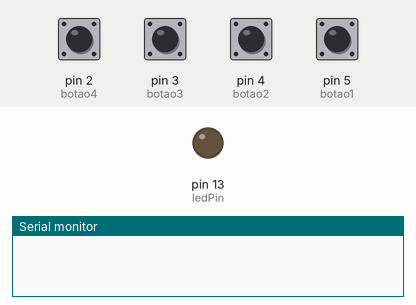
A sketch run on a simulated Arduino Uno, built with avr-gcc and run on an emulated ATmega328P. Parts: output pins drawn as LEDs (lit = HIGH), the last lines printed to the serial monitor. The inputs (shaded band) are chosen by the test bench; at power-on: pin 2 (botao4), pin 3 (botao3), pin 4 (botao2), pin 5 (botao1) LOW.

Above: at 1.2 s.
1.3 s: pin 2 (botao4) pulled HIGH for 0.15 s
At 1.42 s:
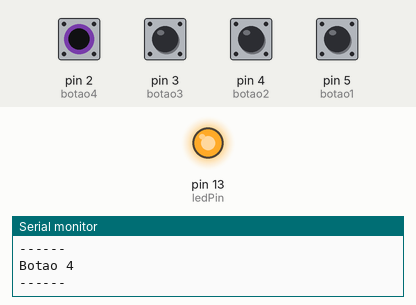
3.0 s: pin 3 (botao3) pulled HIGH for 0.15 s
At 4.3 s:
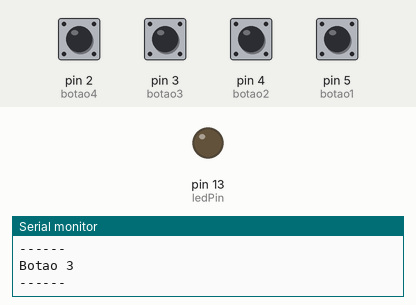
Timing chart, 0 to 6.0 s (numbered marks = the images above; inputs shaded):
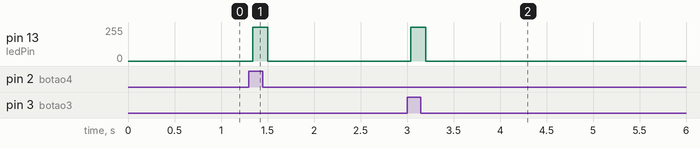

Measured:
- after the input at 1.3 s, pin 13 (ledPin): 0/255 → 255/255 at once, → 0/255 0.16 s later
- after the input at 3.0 s, pin 13 (ledPin): 0/255 → 255/255 at once, → 0/255 0.16 s later

The sketch:

Teclado-toque-capacitivo-TTP224N.ino
```cpp
/*
 Capacitive touch keyboard based on TTP2244N.
 - Uses 4 digital inputs of Arduino, each senser one key from TTP224N and
 prints on the serial monitor the key number pressed.

 Developed by Clovis Fritzen on March 12,2017 for
 http://www.FritzenLab.com.br

 */

// constants won't change. They're used here to
// set pin numbers:
#define botao4  2
#define botao3  3
#define botao2  4
#define botao1  5

const int ledPin =  13;      // the number of the LED pin

// variables will change:
int estadobotao1 = 0;         // variable for reading the pushbutton status
int estadobotao2 = 0;
int estadobotao3 = 0;
int estadobotao4 = 0;

boolean estadoanterior1 = false;
boolean estadoanterior2 = false;
boolean estadoanterior3 = false;
boolean estadoanterior4 = false;

void setup() {
  // initialize the LED pin as an output:
  pinMode(ledPin, OUTPUT);
  // initialize the pushbutton pin as an input:
  pinMode(botao1, INPUT);
  pinMode(botao2, INPUT);
  pinMode(botao3, INPUT);
  pinMode(botao4, INPUT);
  Serial.begin(9600);
}

void loop() {
  // read the state of the pushbutton value:
  estadobotao1 = digitalRead(botao1);
  estadobotao2 = digitalRead(botao2);
  estadobotao3 = digitalRead(botao3);
  estadobotao4 = digitalRead(botao4);

  // check if the pushbutton is pressed.
  // if it is, the buttonState is HIGH:
  if (estadobotao1 == HIGH) {
    // turn LED on:
    digitalWrite(ledPin, HIGH);
    Serial.println("Botao 1");
    Serial.println("------");

  } else {
    // turn LED off:
    digitalWrite(ledPin, LOW);

  }
  if (estadobotao2 == HIGH) {
    // turn LED on:
    digitalWrite(ledPin, HIGH);
    Serial.println("Botao 2");
    Serial.println("------");

  } else {
    // turn LED off:
    digitalWrite(ledPin, LOW);

  }
  if (estadobotao3 == HIGH) {
    // turn LED on:
    digitalWrite(ledPin, HIGH);
    Serial.println("Botao 3");
    Serial.println("------");

  } else {
    // turn LED off:
    digitalWrite(ledPin, LOW);

  }
  if (estadobotao4 == HIGH) {
    // turn LED on:
    digitalWrite(ledPin, HIGH);
    Serial.println("Botao 4");
    Serial.println("------");

  } else {
    // turn LED off:
    digitalWrite(ledPin, LOW);

  }
}
```
